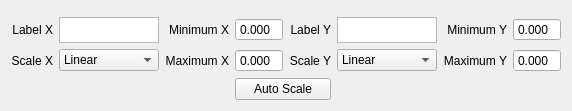
          <widget class="QWidget" name="step_res">
           <attribute name="title">
            <string>Step Response</string>
           </attribute>
           <layout class="QGridLayout" name="gridLayout_10">
            <item row="0" column="0" colspan="8">
             <widget class="QStackedWidget" name="plot_8">
              <widget class="QWidget" name="page_28"/>
              <widget class="QWidget" name="page_29"/>
             </widget>
            </item>
            <item row="1" column="0">
             <widget class="QLabel" name="label_60">
              <property name="text">
               <string>Label X</string>
              </property>
              <property name="alignment">
               <set>Qt::AlignRight|Qt::AlignTrailing|Qt::AlignVCenter</set>
              </property>
             </widget>
            </item>
            <item row="1" column="1">
             <widget class="QTextEdit" name="label_x_8">
              <property name="maximumSize">
               <size>
                <width>100</width>
                <height>26</height>
               </size>
              </property>
             </widget>
            </item>
            <item row="1" column="2">
             <widget class="QLabel" name="label_58">
              <property name="text">
               <string>Minimum X</string>
              </property>
              <property name="alignment">
               <set>Qt::AlignRight|Qt::AlignTrailing|Qt::AlignVCenter</set>
              </property>
             </widget>
            </item>
            <item row="1" column="3">
             <widget class="QDoubleSpinBox" name="min_x_8">
              <property name="buttonSymbols">
               <enum>QAbstractSpinBox::NoButtons</enum>
              </property>
              <property name="suffix">
               <string/>
              </property>
              <property name="decimals">
               <number>3</number>
              </property>
             </widget>
            </item>
            <item row="1" column="4">
             <widget class="QLabel" name="label_57">
              <property name="text">
               <string>Label Y</string>
              </property>
              <property name="alignment">
               <set>Qt::AlignRight|Qt::AlignTrailing|Qt::AlignVCenter</set>
              </property>
             </widget>
            </item>
            <item row="1" column="5">
             <widget class="QTextEdit" name="label_y_8">
              <property name="maximumSize">
               <size>
                <width>100</width>
                <height>26</height>
               </size>
              </property>
             </widget>
            </item>
            <item row="1" column="6">
             <widget class="QLabel" name="label_63">
              <property name="text">
               <string>Minimum Y</string>
              </property>
              <property name="alignment">
               <set>Qt::AlignRight|Qt::AlignTrailing|Qt::AlignVCenter</set>
              </property>
             </widget>
            </item>
            <item row="1" column="7">
             <widget class="QDoubleSpinBox" name="min_y_8">
              <property name="buttonSymbols">
               <enum>QAbstractSpinBox::NoButtons</enum>
              </property>
              <property name="suffix">
               <string/>
              </property>
              <property name="decimals">
               <number>3</number>
              </property>
             </widget>
            </item>
            <item row="2" column="0">
             <widget class="QLabel" name="label_59">
              <property name="text">
               <string>Scale X</string>
              </property>
              <property name="alignment">
               <set>Qt::AlignRight|Qt::AlignTrailing|Qt::AlignVCenter</set>
              </property>
             </widget>
            </item>
            <item row="2" column="1">
             <widget class="QComboBox" name="scale_x_8">
              <property name="maximumSize">
               <size>
                <width>100</width>
                <height>16777215</height>
               </size>
              </property>
              <item>
               <property name="text">
                <string>Linear</string>
               </property>
              </item>
              <item>
               <property name="text">
                <string>Logarithmic</string>
               </property>
              </item>
             </widget>
            </item>
            <item row="2" column="2">
             <widget class="QLabel" name="label_64">
              <property name="text">
               <string>Maximum X</string>
              </property>
              <property name="alignment">
               <set>Qt::AlignRight|Qt::AlignTrailing|Qt::AlignVCenter</set>
              </property>
             </widget>
            </item>
            <item row="2" column="3">
             <widget class="QDoubleSpinBox" name="max_x_8">
              <property name="buttonSymbols">
               <enum>QAbstractSpinBox::NoButtons</enum>
              </property>
              <property name="suffix">
               <string/>
              </property>
              <property name="decimals">
               <number>3</number>
              </property>
             </widget>
            </item>
            <item row="2" column="4">
             <widget class="QLabel" name="label_62">
              <property name="text">
               <string>Scale Y</string>
              </property>
              <property name="alignment">
               <set>Qt::AlignRight|Qt::AlignTrailing|Qt::AlignVCenter</set>
              </property>
             </widget>
            </item>
            <item row="2" column="5">
             <widget class="QComboBox" name="scale_y_8">
              <property name="maximumSize">
               <size>
                <width>100</width>
                <height>16777215</height>
               </size>
              </property>
              <item>
               <property name="text">
                <string>Linear</string>
               </property>
              </item>
              <item>
               <property name="text">
                <string>Logarithmic</string>
               </property>
              </item>
             </widget>
            </item>
            <item row="2" column="6">
             <widget class="QLabel" name="label_61">
              <property name="text">
               <string>Maximum Y</string>
              </property>
              <property name="alignment">
               <set>Qt::AlignRight|Qt::AlignTrailing|Qt::AlignVCenter</set>
              </property>
             </widget>
            </item>
            <item row="2" column="7">
             <widget class="QDoubleSpinBox" name="max_y_8">
              <property name="buttonSymbols">
               <enum>QAbstractSpinBox::NoButtons</enum>
              </property>
              <property name="suffix">
               <string/>
              </property>
              <property name="decimals">
               <number>3</number>
              </property>
             </widget>
            </item>
            <item row="3" column="3" colspan="2">
             <widget class="QPushButton" name="auto_scale_8">
              <property name="text">
               <string>Auto Scale</string>
              </property>
             </widget>
            </item>
           </layout>
          </widget>
